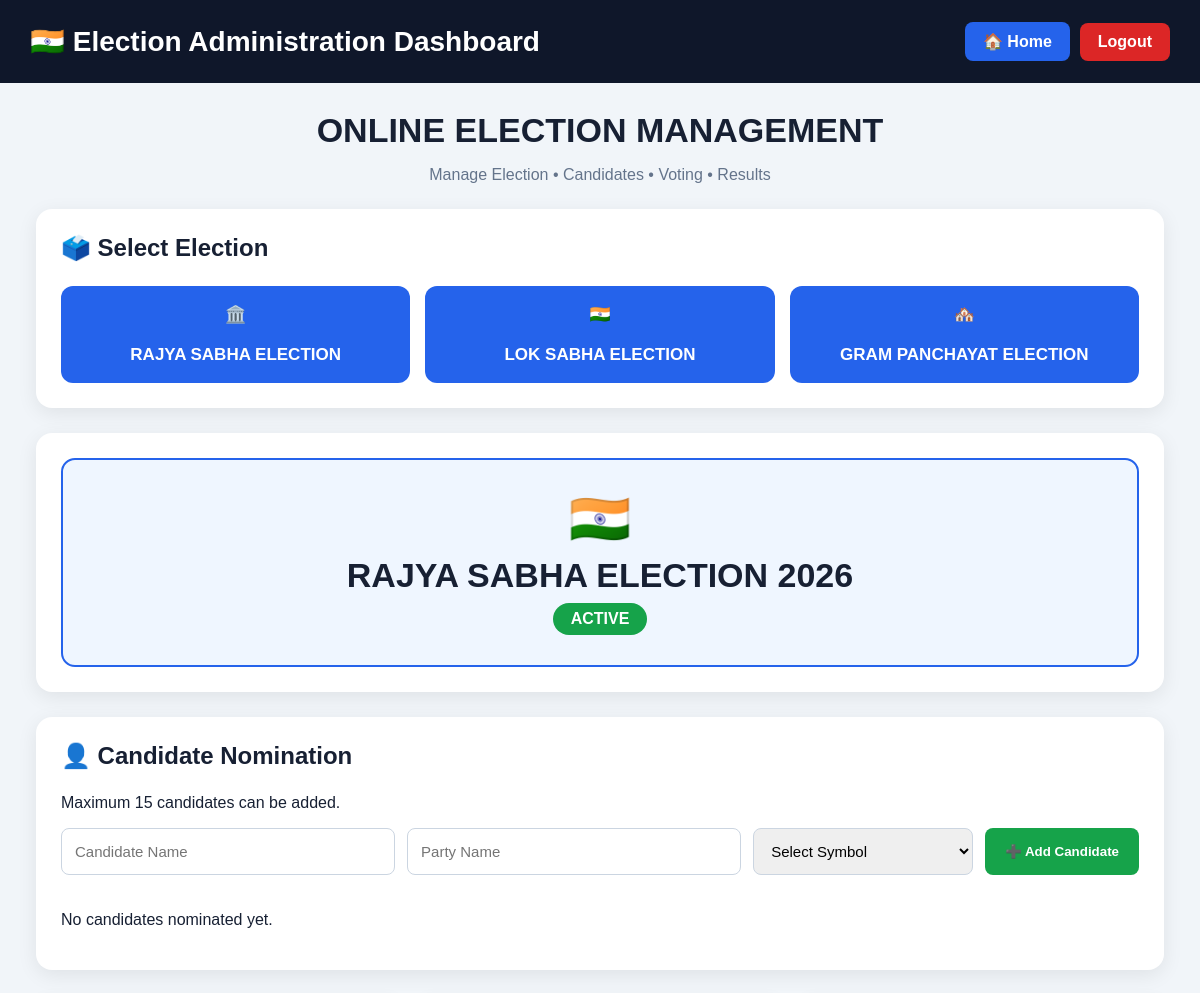
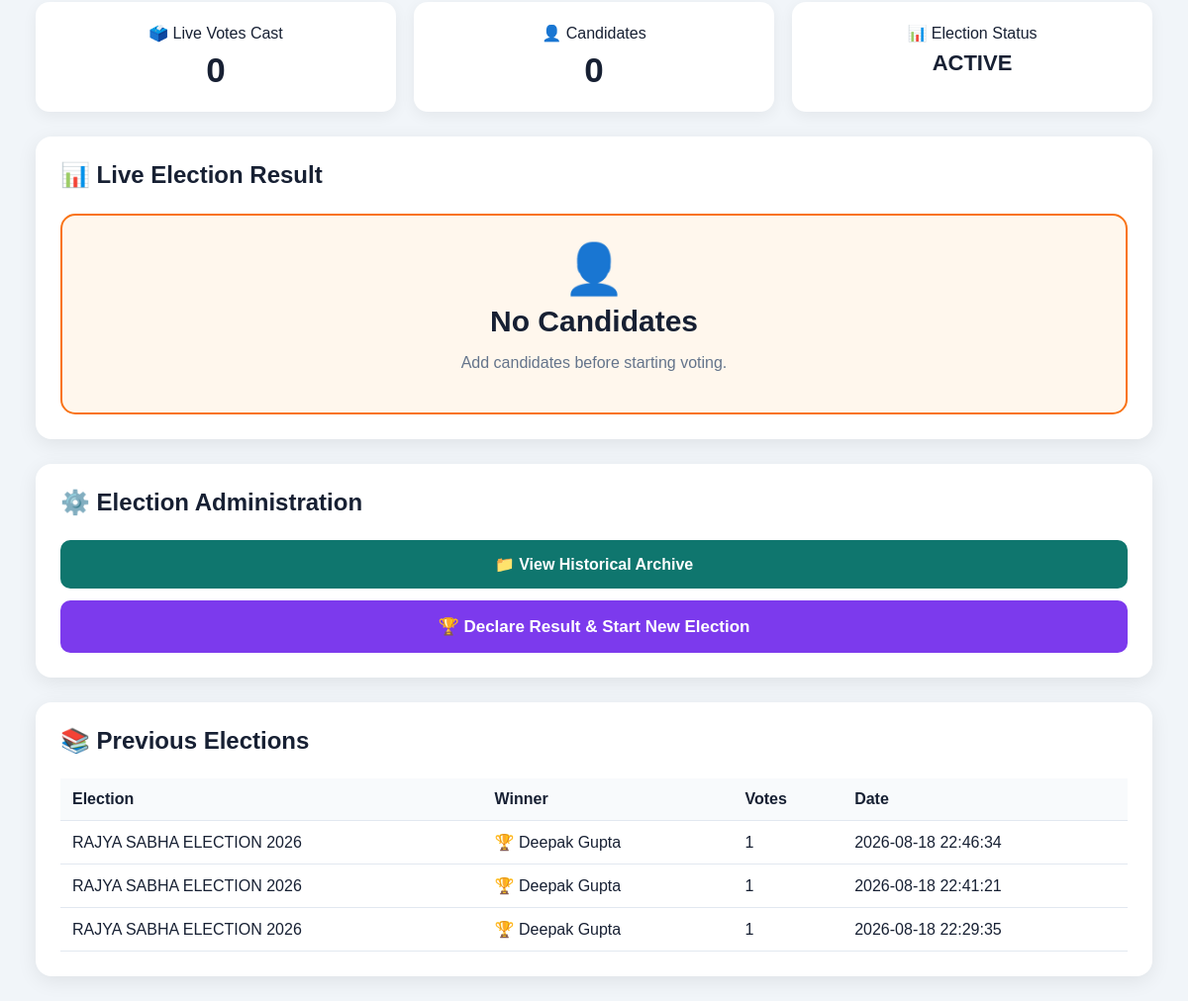
/admin (signed in), run on the app's committed database (2 pictures, top to bottom).
### tables this page shows
CREATE TABLE elections (
            id INTEGER PRIMARY KEY AUTOINCREMENT,
            election_type TEXT NOT NULL,
            election_name TEXT NOT NULL,
            status TEXT DEFAULT 'ACTIVE',
            created_at TEXT NOT NULL
        );

CREATE TABLE election_history (
            id INTEGER PRIMARY KEY AUTOINCREMENT,
            election_id INTEGER,
            election_name TEXT,
            winner_name TEXT,
            total_votes INTEGER,
            timestamp TEXT
        );

### app.py (the view, shortened to what this page needs)
@app.route("/admin")
def admin():
    if not session.get(
        "admin_logged_in"
    ):
        return redirect(
            url_for("admin_login")
        )
    election = get_active_election()
    candidates = []
    results = []
    total_votes = 0
    voters_list = []
    winner = None
    max_votes = 0
    leader_count = 0
    if election:
        election_id = election["id"]
        candidates = get_candidates(
            election_id
        )
        vote_counts = get_vote_counts(
            election_id
        )
        total_votes = get_total_votes(
            election_id
        )
        voters_list = get_all_votes(
            election_id
        )
    conn = sqlite3.connect(DB_NAME)
    cursor = conn.cursor()
    cursor.execute("""
        SELECT
            id,
            election_id,
            election_name,
            winner_name,
            total_votes,
            timestamp
        FROM election_history
        ORDER BY id DESC
    """)
    past_elections = cursor.fetchall()
    conn.close()
    return render_template(
        "admin.html",
        election=election,
        election_types=ELECTION_TYPES,
        symbols=ELECTION_SYMBOLS,
        candidates=candidates,
        results=results,
        total_votes=total_votes,
        voters_list=voters_list,
        winner=winner,
        max_votes=max_votes,
        leader_count=leader_count,
        past_elections=past_elections
    )

### templates/admin.html (shortened to what this page needs)
<!DOCTYPE html>
<html lang="en">
<head>
</head>
<body>
<header>
    <h1>
        🇮🇳 Election Administration Dashboard
    </h1>
    <div class="header-buttons">
        <a
            href="{{ url_for('home') }}"
            class="home-btn"
        >
            🏠 Home
        </a>
        <a
            href="{{ url_for('logout') }}"
            class="logout"
        >
            Logout
        </a>
    </div>
</header>
<div class="container">
    <div class="title">
        <h2>
            ONLINE ELECTION MANAGEMENT
        </h2>
        <p>
            Manage Election • Candidates • Voting • Results
        </p>
    </div>
    <div class="panel">
        <h3>
            🗳️ Select Election
        </h3>
        <div class="election-grid">
            {% for election_type in election_types %}
                <form
                    method="POST"
                    action="{{ url_for('create_new_election') }}"
                    class="election-form"
                >
                    <button type="submit">
                        {% if "RAJYA SABHA" in election_type %}
                            🏛️
                        {% elif "LOK SABHA" in election_type %}
                            🇮🇳
                        {% else %}
                            🏘️
                        {% endif %}
                        <br><br>
                        {{ election_type }}
                    </button>
                </form>
            {% endfor %}
        </div>
    </div>
    {% if election %}
        <div class="panel">
            <div class="current-election">
                <div class="flag">
                    🇮🇳
                </div>
                <h2>
                    {{ election.election_name }}
                </h2>
                <span class="active">
                    {{ election.status }}
                </span>
            </div>
        </div>
    {% endif %}
    {% if election %}
        <div class="panel">
            <h3>
                👤 Candidate Nomination
            </h3>
            <p>
                Maximum 15 candidates can be added.
            </p>
            <form
                method="POST"
                action="{{ url_for('add_new_candidate') }}"
            >
                <div class="form-grid">
                    <input
                        type="text"
                        name="candidate_name"
                        placeholder="Candidate Name"
                        maxlength="100"
                        required
                    >
                    <input
                        type="text"
                        name="party_name"
                        placeholder="Party Name"
                        maxlength="100"
                        required
                    >
                    <select
                        name="symbol"
                        required
                    >
                        <option value="">
                            Select Symbol
                        </option>
                    </select>
                    <button
                        type="submit"
                        class="add-btn"
                    >
                        ➕ Add Candidate
                    </button>
                </div>
            </form>
            <div class="candidate-grid">
                {% for candidate in candidates %}
                    <div class="candidate-card">
                        <div class="symbol">
                            {{ candidate.symbol }}
                        </div>
                        <h4>
                            {{ candidate.name }}
                        </h4>
                        <div class="party">
                            {{ candidate.party }}
                        </div>
                        <form
                            method="POST"
                            action="{{ url_for(
                                'remove_candidate',
                                candidate_id=candidate.id
                            ) }}"
                        >
                            <button
                                type="submit"
                                class="delete-btn"
                                onclick="return confirm(
                                    'Remove this candidate?'
                                );"
                            >
                                🗑️ Remove
                            </button>
                        </form>
                    </div>
                {% else %}
                    <p>
                        No candidates nominated yet.
                    </p>
                {% endfor %}
            </div>
        </div>
    {% endif %}
    <div class="stats">
        <div class="stat">
            <div>
                🗳️ Live Votes Cast
            </div>
            <div class="stat-number">
                {{ total_votes }}
            </div>
        </div>
        <div class="stat">
            <div>
                👤 Candidates
            </div>
            <div class="stat-number">
                {{ candidates|length }}
            </div>
        </div>
        <div class="stat">
            <div>
                📊 Election Status
            </div>
            <div
                class="stat-number"
                style="font-size:22px;"
            >
                {% if election %}
                    {{ election.status }}
                {% else %}
                    NOT SELECTED
                {% endif %}
            </div>
        </div>
    </div>
    <div class="panel">
        <h3>
            📊 Live Election Result
        </h3>
        {% if results %}
            <div class="results">
                {% for candidate in results %}
                    <div class="result-card">
                        <div class="result-top">
                            <div class="candidate-info">
                                <div class="candidate-symbol">
                                    {{ candidate.symbol }}
                                </div>
                                <div>
                                    <div class="candidate-name">
                                        {{ candidate.name }}
                                    </div>
                                    <div class="candidate-party">
                                        {{ candidate.party }}
                                    </div>
                                </div>
                            </div>
                            <div class="vote-number">
                                {{ candidate.votes }}
                                Votes
                            </div>
                        </div>
                        <div class="bar">
                            <div
                                class="bar-fill"
                                style="
                                    width:
                                    {{ candidate.percentage }}%;
                                "
                            ></div>
                        </div>
                    </div>
                {% endfor %}
            </div>
            <!-- =================================================
                 LEADER / TIE
            ================================================== -->
            {% if total_votes > 0 %}
                {% if leader_count > 1 %}
                    <div class="leader">
                        <div style="font-size:50px;">
                            ⚖️
                        </div>
                        <h2>
                            CURRENTLY TIED
                        </h2>
                        <p>
                            Multiple candidates have
                            equal highest votes.
                        </p>
                        <div class="tie-list">
                            {% for candidate in results %}
                                {% if candidate.votes == max_votes %}
                                    <div class="tie-item">
                                        <span>
                                            {{ candidate.symbol }}
                                            {{ candidate.name }}
                                        </span>
                                        <span>
                                            {{ candidate.votes }}
                                            Votes
                                        </span>
                                    </div>
                                {% endif %}
                            {% endfor %}
                        </div>
                    </div>
                {% else %}
                    <div class="leader">
                        <div style="font-size:50px;">
                            🏆
                        </div>
                        <h2>
                            {{ winner }}
                        </h2>
                        <p>
                            Current Leading Candidate
                        </p>
                        <strong>
                            {{ max_votes }} Votes
                        </strong>
                    </div>
                {% endif %}
            {% else %}
                <div class="leader">
                    <div style="font-size:50px;">
                        🗳️
                    </div>
                    <h2>
                        No Votes Yet
                    </h2>
                    <p>
                        Votes will appear here as
                        they are cast.
                    </p>
                </div>
            {% endif %}
        {% else %}
            <div class="leader">
                <div style="font-size:50px;">
                    👤
                </div>
                <h2>
                    No Candidates
                </h2>
                <p>
                    Add candidates before starting voting.
                </p>
            </div>
        {% endif %}
    </div>
    <div class="panel">
        <h3>
            ⚙️ Election Administration
        </h3>
        <a
            href="{{ url_for('historical_archive') }}"
            class="archive-btn"
        >
            📁 View Historical Archive
        </a>
        {% if election %}
            <form
                method="POST"
                action="{{ url_for('reset_election') }}"
                onsubmit="return confirmReset();"
            >
                <button
                    type="submit"
                    class="reset-btn"
                >
                    🏆 Declare Result &
                    Start New Election
                </button>
            </form>
        {% endif %}
    </div>
    <div class="panel">
        <h3>
            📚 Previous Elections
        </h3>
        {% if past_elections %}
            <div class="history-wrapper">
                <table class="history-table">
                    <thead>
                        <tr>
                            <th>
                                Election
                            </th>
                            <th>
                                Winner
                            </th>
                            <th>
                                Votes
                            </th>
                            <th>
                                Date
                            </th>
                        </tr>
                    </thead>
                    <tbody>
                        {% for row in past_elections %}
                            <tr>
                                <td>
                                    {{ row[2] }}
                                </td>
                                <td>
                                    {% if row[3] %}
                                        🏆 {{ row[3] }}
                                    {% else %}
                                        ⚖️ Tied / No Winner
                                    {% endif %}
                                </td>
                                <td>
                                    {{ row[4] }}
                                </td>
                                <td>
                                    {{ row[5] }}
                                </td>
                            </tr>
                        {% endfor %}
                    </tbody>
                </table>
            </div>
        {% else %}
            <p>
                No previous elections available.
            </p>
        {% endif %}
    </div>
</div>
</body>
</html>

### data on the page
elections: election_name "RAJYA SABHA ELECTION 2026", status "ACTIVE"
election_history: election_name "RAJYA SABHA ELECTION 2026", winner_name "Deepak Gupta", total_votes "1", timestamp "2026-08-18 22:46:34"
election_history: election_name "RAJYA SABHA ELECTION 2026", winner_name "Deepak Gupta", total_votes "1", timestamp "2026-08-18 22:41:21"
election_history: election_name "RAJYA SABHA ELECTION 2026", winner_name "Deepak Gupta", total_votes "1", timestamp "2026-08-18 22:29:35"

### other printed values
{{ election_type }} "RAJYA SABHA ELECTION" "LOK SABHA ELECTION" "GRAM PANCHAYAT ELECTION"
{{ total_votes }} "0"
{{ candidates|length }} "0"
